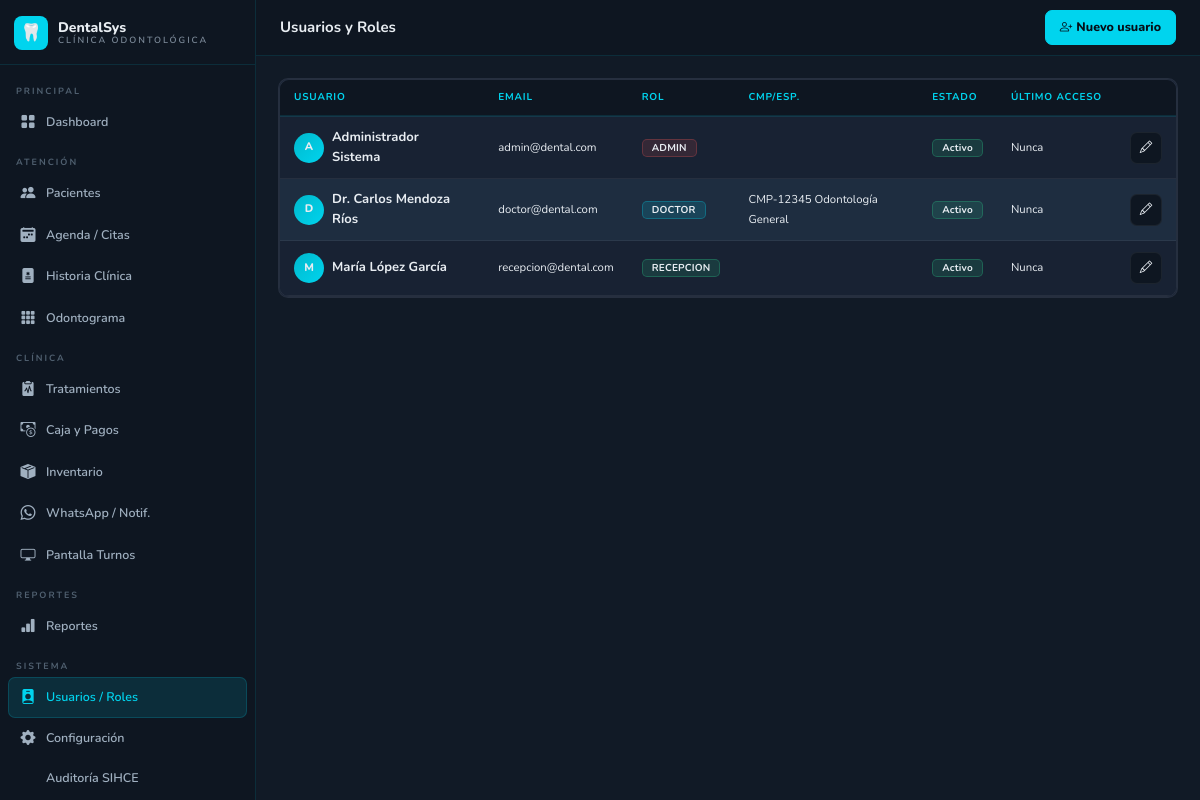
The app's page /pages/admin/usuarios.php (signed in) with its own data.
### tables this page shows
CREATE TABLE IF NOT EXISTS usuarios(id INT UNSIGNED NOT NULL AUTO_INCREMENT,rol_id TINYINT UNSIGNED NOT NULL DEFAULT 3,nombre VARCHAR(100) NOT NULL,apellidos VARCHAR(100) NOT NULL,dni VARCHAR(15) DEFAULT NULL,email VARCHAR(150) NOT NULL,telefono VARCHAR(20) DEFAULT NULL,password VARCHAR(255) NOT NULL,especialidad VARCHAR(100) DEFAULT NULL,cmp VARCHAR(20) DEFAULT NULL,activo TINYINT(1) NOT NULL DEFAULT 1,ultimo_acceso DATETIME DEFAULT NULL,created_at TIMESTAMP DEFAULT CURRENT_TIMESTAMP,updated_at TIMESTAMP DEFAULT CURRENT_TIMESTAMP ON UPDATE CURRENT_TIMESTAMP,PRIMARY KEY(id),UNIQUE KEY email(email));

CREATE TABLE IF NOT EXISTS roles(id TINYINT UNSIGNED NOT NULL AUTO_INCREMENT,nombre VARCHAR(30) NOT NULL,PRIMARY KEY(id));

### includes/config.php (called while the page is built, shortened)
<?php
function db(): PDO {
    static $pdo = null;
    if (!$pdo) $pdo = new PDO(
        "mysql:host=".DB_HOST.";dbname=".DB_NAME.";charset=utf8mb4",
        DB_USER, DB_PASS,
        [PDO::ATTR_ERRMODE=>PDO::ERRMODE_EXCEPTION,
         PDO::ATTR_DEFAULT_FETCH_MODE=>PDO::FETCH_ASSOC,
         PDO::ATTR_EMULATE_PREPARES=>false]
    );
    return $pdo;
}
function e(string $s): string { return htmlspecialchars($s,ENT_QUOTES,'UTF-8'); }

### pages/admin/usuarios.php (the view, shortened to what this page needs)
<?php
require_once __DIR__.'/../../includes/config.php';
$accion=$_GET['accion']??'lista'; $id=(int)($_GET['id']??0);
if($accion==='lista'){
 $lista=db()->query("SELECT u.*,r.nombre AS rol FROM usuarios u JOIN roles r ON u.rol_id=r.id ORDER BY u.activo DESC,r.id,u.nombre")->fetchAll();
 $topbar_act='<a href="?accion=nuevo" class="btn btn-primary"><i class="bi bi-person-plus me-1"></i>Nuevo usuario</a>';
 require_once __DIR__.'/../../includes/header.php';
?>
<div class="card"><div class="table-responsive"><table class="table mb-0">
 <thead><tr><th>Usuario</th><th>Email</th><th>Rol</th><th>CMP/Esp.</th><th>Estado</th><th>Último acceso</th><th></th></tr></thead>
 <tbody>
 <?php $rcls=['admin'=>'br','doctor'=>'bc','recepcion'=>'bg','contador'=>'ba','paciente'=>'bgr'];
 foreach($lista as $u): ?>
 <tr>
  <td><div class="d-flex align-items-center gap-2"><div class="ava" style="width:30px;height:30px;font-size:11px"><?=strtoupper(substr($u['nombre'],0,1))?></div><div><strong><?=e($u['nombre'].' '.$u['apellidos'])?></strong><?php if($u['dni']): ?><br><small><?=e($u['dni'])?></small><?php endif; ?></div></div></td>
  <td><small><?=e($u['email'])?></small></td>
  <td><span class="badge <?=$rcls[$u['rol']]??'bgr'?>"><?=strtoupper($u['rol'])?></span></td>
  <td><small><?=e($u['cmp']??'').' '.e($u['especialidad']??'')?></small></td>
  <td><span class="badge <?=$u['activo']?'bg':'br'?>"><?=$u['activo']?'Activo':'Inactivo'?></span></td>
  <td><small><?=$u['ultimo_acceso']?fDT($u['ultimo_acceso']):'Nunca'?></small></td>
  <td><a href="?accion=editar&id=<?=$u['id']?>" class="btn btn-dk btn-ico"><i class="bi bi-pencil"></i></a></td>
 </tr>
 <?php endforeach; ?></tbody>
</table></div></div>
<?php require_once __DIR__.'/../../includes/footer.php';
}

### includes/header.php (style rules this page uses)
:root { --bg:#111A26;--bg2:#182233;--bg3:#0E1621;--bg4:#1E2D40; --c:#00D4EE;--c2:#00B8CC;--g:#2ECC8E;--a:#F5A623;--r:#E05252;--b:#5BA8F5;--p:#8B5CF6; --t:#E8EDF2;--t2:#A0B0C0;--t3:#506070; --bd:rgba(0,212,238,.12);--bd2:rgba(255,255,255,.06);--sw:256px }
* { box-sizing:border-box }
body { font-family:'Nunito',sans-serif;font-size:14px;background:var(--bg);color:var(--t);min-height:100vh;overflow-x:hidden }
.card { background:var(--bg2)!important;border:1px solid var(--bd2)!important;border-radius:10px!important }
.badge { padding:3px 9px;border-radius:5px;font-size:10px;font-weight:700;letter-spacing:.2px }
.bc { background:rgba(0,212,238,.14);color:var(--c);border:1px solid rgba(0,212,238,.28) }
.bg { background:rgba(46,204,142,.14);color:var(--g);border:1px solid rgba(46,204,142,.28) }
.br { background:rgba(224,82,82,.14);color:var(--r);border:1px solid rgba(224,82,82,.28) }
.btn { font-family:'Nunito',sans-serif;font-weight:700;font-size:12.5px;border-radius:7px;padding:7px 14px;transition:all .16s }
.btn-primary { background:var(--c)!important;border-color:var(--c)!important;color:#050E18!important;font-weight:800 }
.btn-dk { background:var(--bg3)!important;border:1px solid var(--bd2)!important;color:var(--t)!important }
.btn-ico { width:32px;height:32px;padding:0!important;display:inline-flex;align-items:center;justify-content:center;border-radius:7px }
.table { font-size:13px;color:var(--t)!important }
.table thead th { background:var(--bg3)!important;color:var(--c)!important;font-size:10px!important;font-weight:700!important;text-transform:uppercase!important;letter-spacing:.8px!important;padding:10px 14px!important;border-bottom:2px solid var(--bd)!important;white-space:nowrap }
.table tbody td { background:var(--bg2)!important;color:var(--t)!important;padding:11px 14px!important;vertical-align:middle!important;border-bottom:1px solid var(--bd2)!important;font-size:13px!important }
.table tbody tr:nth-child(even) td { background:var(--bg4)!important }
.table-responsive { border:1px solid var(--bd2);border-radius:10px;overflow:hidden }
.ava { width:36px;height:36px;border-radius:50%;background:linear-gradient(135deg,var(--c2),var(--c));color:#050E18;display:inline-flex;align-items:center;justify-content:center;font-weight:800;font-size:13px;flex-shrink:0 }
small { color:var(--t2) }
body { color:var(--t)!important }
.card * { color:inherit }
.card,.p-4,.p-3 { color:var(--t) }
small,.small,.text-muted,.text-secondary { color:var(--t2)!important }
.table td,.table th,.table td *,.table th * { color:var(--t)!important }
::placeholder { color:var(--t3)!important;opacity:1 }
.card p,.card li,.card strong,.card b { color:var(--t) }

### records on screen
usuarios: nombre "A", nombre+apellidos "Administrador Sistema", email "admin@dental.com", rol.nombre "ADMIN", activo "Activo", shows "Nunca"
usuarios: nombre "D", nombre+apellidos "Dr. Carlos Mendoza Ríos", email "doctor@dental.com", rol.nombre "DOCTOR", cmp "CMP-12345", especialidad "Odontología General", activo "Activo", shows "Nunca"
usuarios: nombre "M", nombre+apellidos "María López García", email "recepcion@dental.com", rol.nombre "RECEPCION", activo "Activo", shows "Nunca"

### other values on screen
$titulo "Usuarios y Roles"
